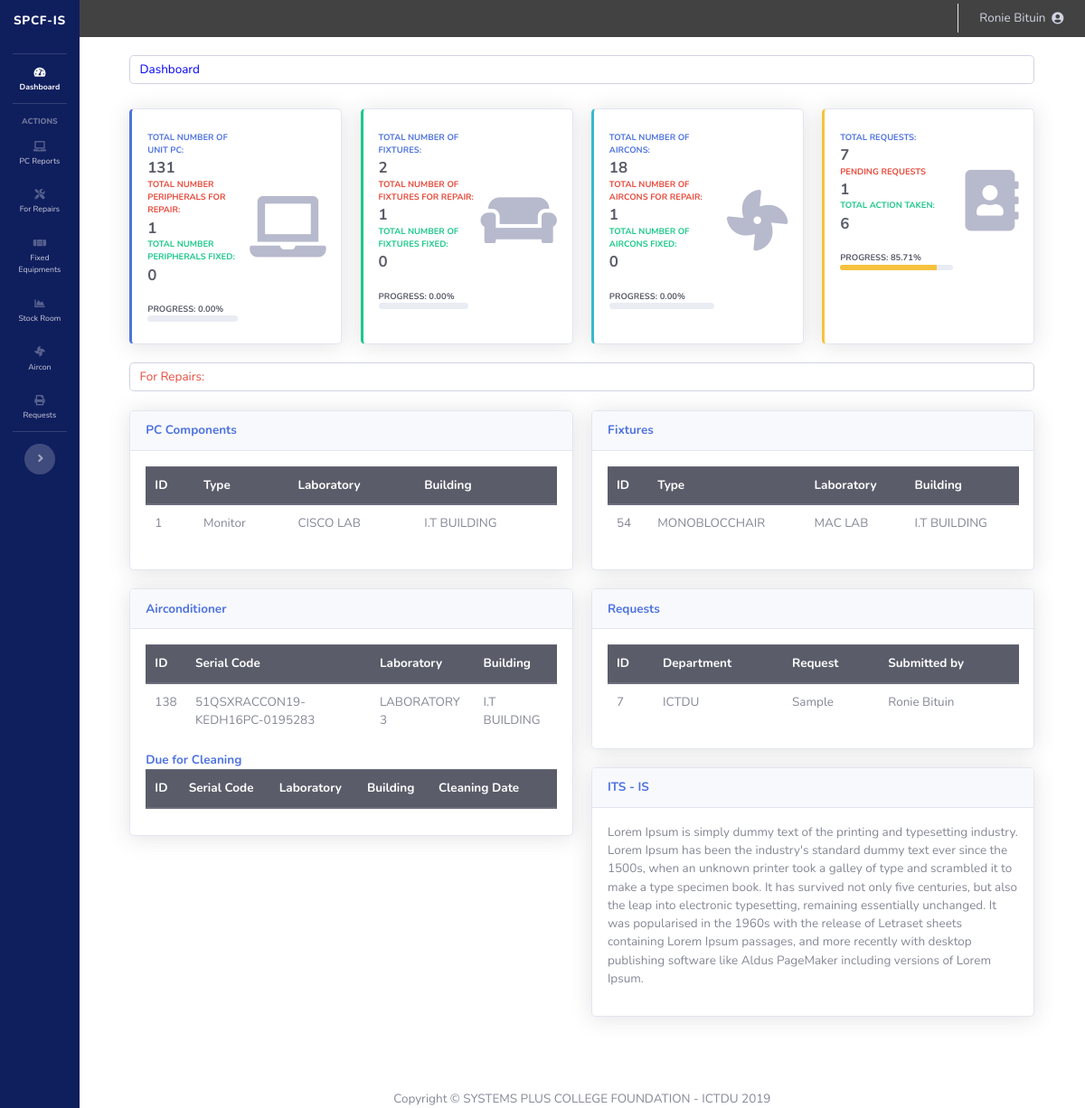
The page /president/index.php (signed in) on the database its author committed.
### tables this page shows
CREATE TABLE `peripherals` (
  `peripheral_id` int(11) NOT NULL,
  `peripheral_type` varchar(32) NOT NULL,
  `peripheral_brand` varchar(128) NOT NULL,
  `peripheral_description` text NOT NULL,
  `peripheral_serial_no` varchar(64) NOT NULL,
  `peripheral_date_purchased` date NOT NULL,
  `peripheral_amount` float DEFAULT NULL,
  `peripheral_date_issued` date NOT NULL,
  `peripheral_condition` text NOT NULL,
  `remarks` varchar(64) NOT NULL,
  `added_by` varchar(32) DEFAULT NULL,
  `unit_id` int(11) DEFAULT NULL
);

CREATE TABLE `laboratory` (
  `lab_id` int(11) NOT NULL,
  `lab_code` varchar(32) NOT NULL,
  `lab_name` varchar(64) NOT NULL,
  `lab_description` text NOT NULL,
  `building_id` int(11) NOT NULL,
  `added_by` varchar(128) NOT NULL
);

CREATE TABLE `building` (
  `building_id` int(11) NOT NULL,
  `building_name` varchar(128) NOT NULL,
  `building_code` varchar(32) NOT NULL,
  `building_description` text NOT NULL,
  `added_by` varchar(128) NOT NULL
);

CREATE TABLE `fixture` (
  `id` int(11) NOT NULL,
  `type` text NOT NULL,
  `batch_code` varchar(64) NOT NULL,
  `serial_no` varchar(64) DEFAULT NULL,
  `building_id` int(11) NOT NULL,
  `lab_id` varchar(64) NOT NULL,
  `date_added` datetime NOT NULL,
  `date_last_clean` date NOT NULL DEFAULT current_timestamp(),
  `fixture_condition` text NOT NULL DEFAULT 'working',
  `remarks` varchar(64) NOT NULL
);

CREATE TABLE `maintenance` (
  `id` int(11) NOT NULL,
  `department` varchar(128) NOT NULL,
  `date_requested` date NOT NULL,
  `electrical` int(11) NOT NULL,
  `mechanical` int(11) NOT NULL,
  `carpentry` int(11) NOT NULL,
  `janitorial` int(11) NOT NULL,
  `others` int(11) NOT NULL,
  `others_text` text NOT NULL,
  `request` text NOT NULL,
  `action_taken` text NOT NULL,
  `date_action_taken` date DEFAULT NULL,
  `requested_by` varchar(128) NOT NULL
);

### president/index.php (the view, shortened to what the rows shown need)
<?php
  include('dbh.php');
  include('sidebar.php');
?>
<!DOCTYPE html>
<html lang="en">
<head>
  <link href="../vendor/fontawesome-free/css/all.min.css" rel="stylesheet" type="text/css">
  <link href="css/sb-admin-2.min.css" rel="stylesheet">
</head>
<body id="page-top">
  <div id="wrapper">
    <div id="content-wrapper" class="d-flex flex-column">
      <div id="content">
        <div class="container-fluid">
          <span class="text-danger form-control">For Repairs:</span><br>
          <div class="row">
            <div class="col-lg-6 mb-4">
              <?php
                $getPeripherals = $mysqli->query("SELECT * FROM peripherals p
                  JOIN unit_pc u ON p.unit_id = u.unit_id
                  JOIN laboratory l ON l.lab_id = u.lab_id
                  JOIN building b ON b.building_id = u.building_id
                  WHERE remarks='For Repair' LIMIT 3") or die ($mysqli->error);
               ?>
              <div class="card shadow mb-4">
                <div class="card-body">
                  <table class="table">
                    <thead class="thead-dark">
                      <th>ID</th>
                      <th>Type</th>
                      <th>Laboratory</th>
                      <th>Building</th>
                    </thead>
                    <?php while($newPeripherals=$getPeripherals->fetch_assoc()){ ?>
                    <tr>
                      <td><?php echo $newPeripherals['peripheral_id']; ?></td>
                      <td><?php echo $newPeripherals['peripheral_type']; ?></td>
                      <td><?php echo $newPeripherals['lab_name']; ?></td>
                      <td><?php echo $newPeripherals['building_name']; ?></td>
                    </tr>
                    <?php } ?>
                  </table>
                </div>
              </div>
              <?php
                $getAircon  = $mysqli->query("SELECT * FROM fixture f
                  JOIN laboratory l ON l.lab_id = f.lab_id
                  JOIN building b ON b.building_id = f.building_id
                  WHERE type='airconditioner' AND remarks='For Repair' LIMIT 3") or die ($mysqli->error);
               ?>
              <div class="card shadow mb-4">
                <div class="card-body">
                  <table class="table ">
                    <thead class="thead-dark">
                      <th>ID</th>
                      <th>Serial Code</th>
                      <th>Laboratory</th>
                      <th>Building</th>
                    </thead>
                    <?php while($newAircon =$getAircon->fetch_assoc()){ ?>
                    <tr>
                      <td><?php echo $newAircon['id']; ?></td>
                      <td><?php echo $newAircon['serial_no']; ?></td>
                      <td><?php echo $newAircon['lab_name']; ?></td>
                      <td><?php echo $newAircon['building_name']; ?></td>
                    </tr>
                    <?php } ?>
                  </table>
                   <table class="table">
                    <thead class="thead-dark">
                      <th>ID</th>
                      <th>Serial Code</th>
                      <th>Laboratory</th>
                      <th>Building</th>
                      <th>Cleaning Date<th>
                    </thead>
                  </table>
                </div>
              </div>
            </div>
            <div class="col-lg-6 mb-4">
              <?php
                $getFixtures = $mysqli->query("SELECT * FROM fixture f
                  JOIN laboratory l ON f.lab_id = l.lab_id
                  JOIN building b ON b.building_id = l.building_id
                  WHERE remarks='For Repair' AND f.type<>'airconditioner' LIMIT 3") or die ($mysqli->error);
               ?>
              <div class="card shadow mb-4">
                <div class="card-body">
                  <table class="table">
                    <thead class="thead-dark">
                      <th>ID</th>
                      <th>Type</th>
                      <th>Laboratory</th>
                      <th>Building</th>
                    </thead>
                    <?php while($newFixtures=$getFixtures->fetch_assoc()){ ?>
                    <tr>
                      <td><?php echo $newFixtures['id']; ?></td>
                      <td><?php echo strtoupper($newFixtures['type']); ?></td>
                      <td><?php echo $newFixtures['lab_name']; ?></td>
                      <td><?php echo $newFixtures['building_name']; ?></td>
                    </tr>
                    <?php } ?>
                  </table>
                </div>
              </div>
              <?php
                $getRequest = $mysqli->query("SELECT * FROM maintenance WHERE action_taken='' LIMIT 3") or die ($mysqli->error);
               ?>
              <div class="card shadow mb-4">
                <div class="card-body">
                  <table class="table">
                    <thead class="thead-dark">
                      <th>ID</th>
                      <th>Department</th>
                      <th>Request</th>
                      <th>Submitted by</th>
                    </thead>
                    <?php while($newRequest=$getRequest->fetch_assoc()){ ?>
                    <tr>
                      <td><?php echo $newRequest['id']; ?></td>
                      <td><?php echo ucfirst($newRequest['department']); ?></td>
                      <td><?php echo $newRequest['request']; ?></td>
                      <td><?php echo $newRequest['requested_by']; ?></td>
                    </tr>
                    <?php } ?>
                  </table>
                </div>
              </div>
            </div>
          </div>
        </div>
      </div>
      <?php include('footer.php');?>

### rows shown on the page
peripherals: peripheral_id "1", peripheral_type "Monitor", laboratory.lab_name "CISCO LAB", building.building_name "I.T BUILDING"
fixture: id "138", serial_no "51QSXRACCON19-KEDH16PC-0195283", lab.lab_name "LABORATORY 3", building.building_name "I.T BUILDING"
fixture: id "54", type "MONOBLOCCHAIR", lab.lab_name "MAC LAB", building.building_name "I.T BUILDING"
maintenance: id "7", department "ICTDU", request "Sample", requested_by "Ronie Bituin"

### other values the page prints
$_SESSION['username'] "Ronie Bituin"
$newCountPC['COUNT(unit_id)'] "131"
$newCountPeripheralForRepair['COUNT(peripheral_id)'] "1"
$newCountPeripheralFixed['COUNT(peripheral_id)'] "0"
$totalPCForRepair "0.00"
$newCountFixture['COUNT(id)'] "2"
$newCountFixtureForRepair['COUNT(id)'] "1"
$newCountFixtureFixed['COUNT(id)'] "0"
$totalFextureForRepair "0.00"
$newCountAircon['COUNT(id)'] "18"
$newCountAirconForRepair['COUNT(id)'] "1"
$newCountAirconFixed['COUNT(id)'] "0"
$totalAirconForRepair "0.00"
$newCountMaintenance['COUNT(id)'] "7"
$newCountPendingMaintenance['COUNT(action_taken)'] "1"
